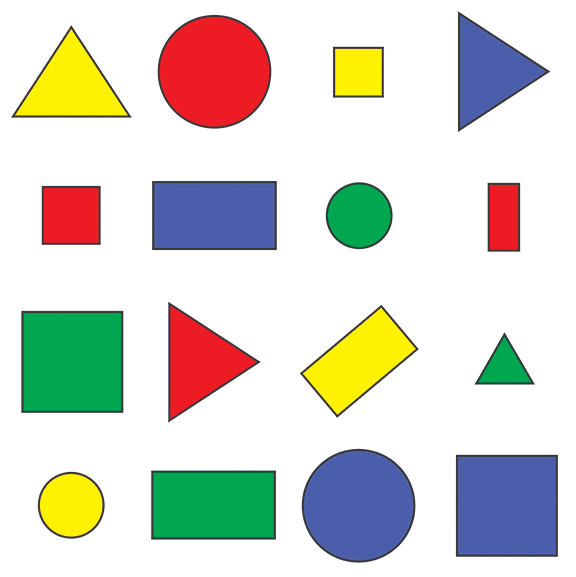
#> input picture code/basic/shapes.png, 576 x 577 px
$ python size.py
#> lines starting #> are read from the running program, lines starting #| are printed output that depends on the picture
import cv2
import numpy as np

img = cv2.imread("./shapes.png")
#> img is the input picture: shape (577, 576, 3); mean B, G, R 205.1, 214.3, 214.2
print(img.shape)
#| (577, 576, 3)

imgResize = cv2.resize(img, (1000, 500))
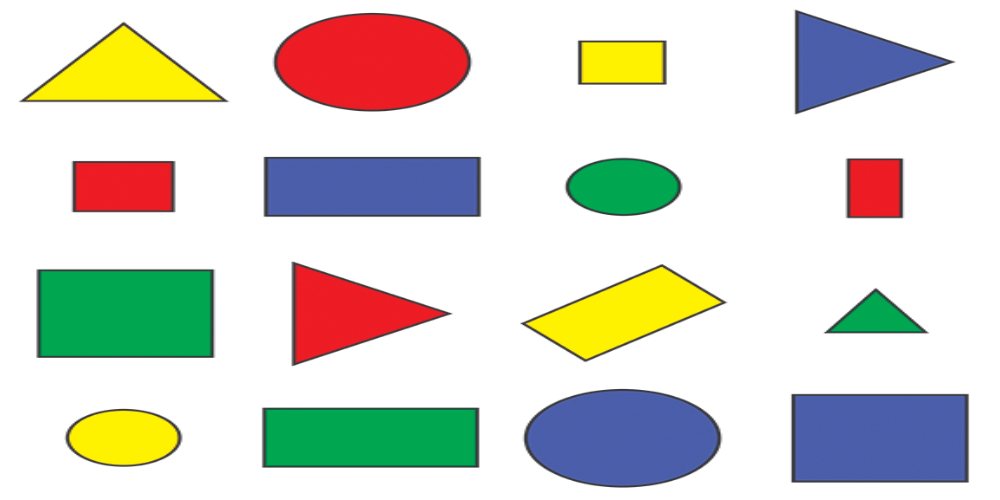
#> imgResize: shape (500, 1000, 3); mean B, G, R 205.1, 214.2, 214.2
print(imgResize.shape)
#| (500, 1000, 3)

imgCropped = img[46:119, 352:495]
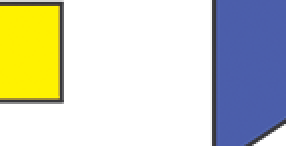
#> imgCropped: shape (73, 143, 3) (shown 2 times larger); mean B, G, R 193.7, 207.8, 205.4

cv2.imshow("Image", img)
cv2.imshow("Image Resize", imgResize)
cv2.imshow("Image Cropped", imgCropped)

cv2.waitKey(0)
